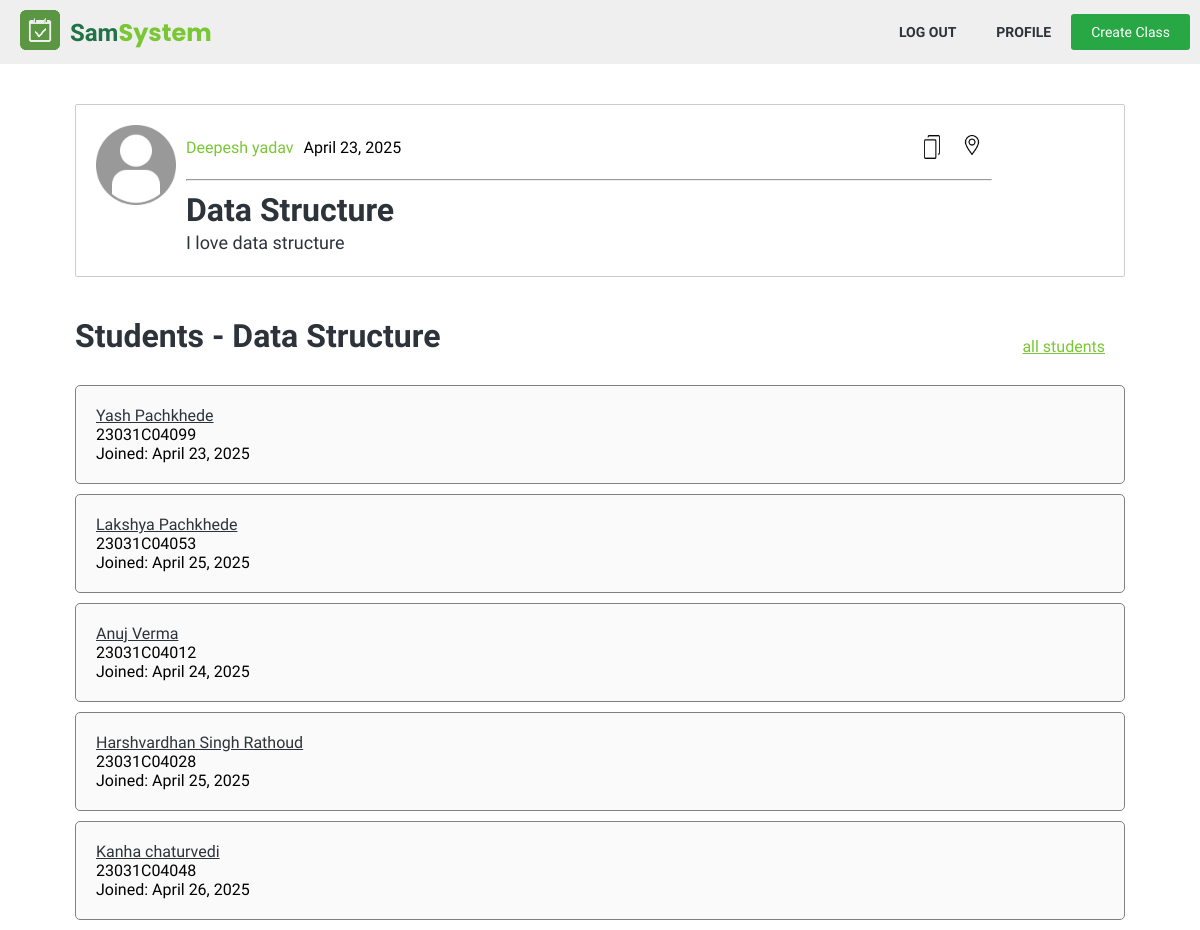
Page /class/class.php?id=3 (signed in) on the earlier database version.
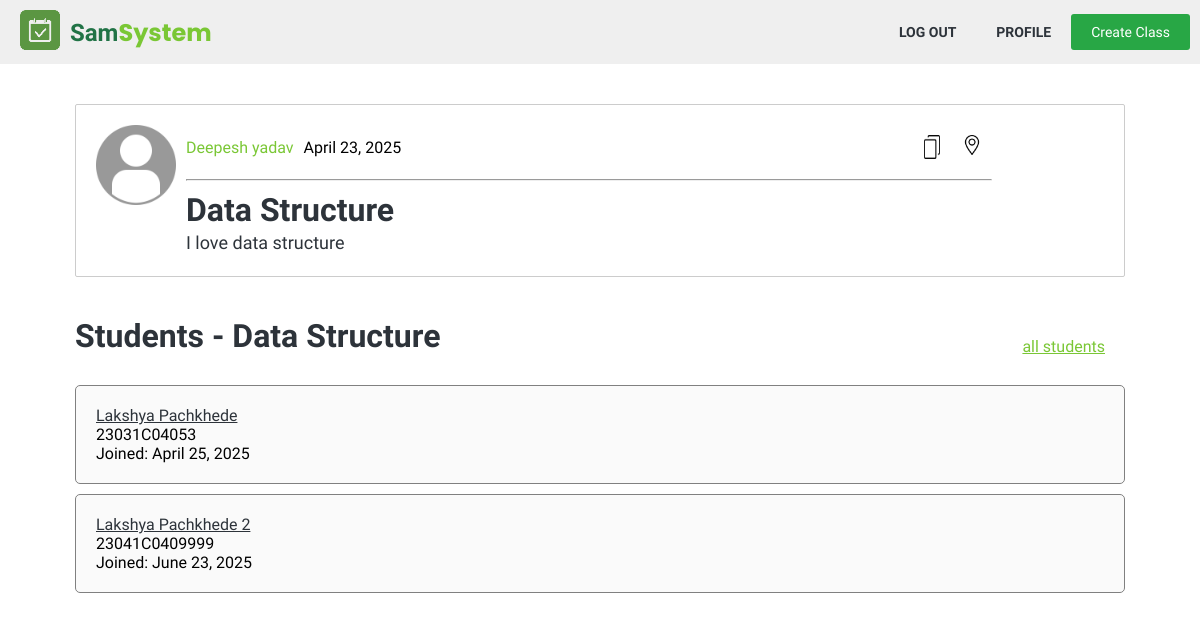
Same page on the later database version.
### tables this page shows
CREATE TABLE `class` (
  `id` int(11) NOT NULL,
  `name` varchar(100) DEFAULT NULL,
  `description` text DEFAULT NULL,
  `teacher_id` int(11) DEFAULT NULL,
  `date_created` datetime DEFAULT current_timestamp(),
  `branch` int(11) DEFAULT NULL,
  `longitude` decimal(10,5) DEFAULT NULL,
  `latitude` decimal(10,5) DEFAULT NULL,
  `open_session_id` int(11) DEFAULT NULL
);

CREATE TABLE `user` (
  `id` int(11) NOT NULL,
  `name` varchar(50) NOT NULL,
  `email` varchar(100) NOT NULL,
  `password` varchar(255) NOT NULL,
  `type` enum('student','teacher','admin') NOT NULL DEFAULT 'student',
  `approved` tinyint(1) NOT NULL DEFAULT 0,
  `date_created` date DEFAULT current_timestamp()
);

CREATE TABLE `attends` (
  `student_id` int(11) NOT NULL,
  `class_id` int(11) NOT NULL,
  `date_joined` datetime DEFAULT current_timestamp()
);

CREATE TABLE `student_profile` (
  `student_id` int(11) NOT NULL,
  `roll_no` varchar(15) NOT NULL,
  `branch` int(11) DEFAULT NULL,
  `bio` varchar(200) DEFAULT NULL
);

### session.php (called while the page is built, shortened)
<?php
function isLoggedInUser($id)
{
	return $_SESSION['user_id'] === $id;
}
?>

### utils.php (called while the page is built, shortened)
<?php
function getRecords($conn, $table, $parameter, $value){
	$stmt = $conn->prepare("SELECT * FROM $table WHERE $parameter = ?");
	$stmt->bind_param('i', $value);
	$stmt->execute();
	$result = $stmt->get_result();
	return $result;
}
function getFormattedDate($str){
	return (new DateTime($str))->format('F j, Y');
}
?>

### class/class.php (the view, shortened to what this page needs)
<?php
require '../db/db_connector.php';
require '../session.php';
require '../utils.php';
$class_id = $_GET['id'];
$stmt = $conn->prepare("SELECT name, description, teacher_id, branch, date_created FROM class WHERE id = ?");
$stmt->bind_param("i", $class_id);
$stmt->execute();
$result = $stmt->get_result();
$class_data = $result->fetch_assoc();
$teacher_id =  $class_data['teacher_id'];
$teacher_name = $conn->query("SELECT name from user WHERE id = $teacher_id")->fetch_assoc()['name'];
?>
<!DOCTYPE html>
<html lang="en">
<head>
	<link rel="stylesheet" href="../css/util.css">
	<link rel="stylesheet" href="../css/style.css">
</head>
<body>
	<?php require '..\components\nav_sm.php'; ?>
	<div class="container mt40">
		<div class="class">
			<div class="class-left">
				<img src="/attendence/img/user.jpg" alt="">
			</div>
			<div class="class-right  mw-80">
				<div class="d-f jc-sb  mb10 ai-c">
					<div class="d-f g-10 class-name-date">
						<a class = "link"href="/attendence/teacher/profile.php?id=<?=$teacher_id?>"><?= $teacher_name ?></a>
						<p> <?php echo (new DateTime($class_data["date_created"]))->format('F j, Y'); ?></p>
					</div>
					<?php if ($_SESSION['type'] == "teacher"):?>
						<div class="d-f">
							<img src="/attendence/img/copy.png"  class="icon" id="shareBtn"
							>
							<a href="select_class_location.php?class_id=<?=$class_id?>"><img src="/attendence/img/location.png"  class="icon"></a>
						</div>
					<?php else: ?>
						<a class="btn" href="/attendence/class/join_class.php?id=<?=$class_id?>">Join</a>
					<?php endif; ?>
				</div>
				<hr class="">
				<h1 class="text-dark mt10"><?= $class_data["name"] ?></h1>
				<p class="text"><?= $class_data["description"] ?></p>
			</div>
		</div>
		<div class="class-data mt40">
			<?php
			if (isLoggedInUser($teacher_id)){
				$result =getRecords($conn, "attends", "class_id", $class_id);
				if ($result->num_rows > 0){
					echo "<div class='d-fcc jc-sb short-col'><h1 class='mb20'>Students - " . $class_data['name'] . "</h1><a class='link td-u mr20' href='class_students.php?id=$class_id'>all students</a></div>";
				} else {
					echo "<h1 class='mb20'>No students in " . $class_data['name'] . "</h1>";
				}
				$count = 0;
				while (($row = $result->fetch_assoc() ) && $count < 5) {
					$count++;
					$user_id = $row['student_id'];
					$user_data = getRecords($conn, "user", "id", $user_id)->fetch_assoc();
					$user_profile_data = getRecords($conn, "student_profile", "student_id", $user_id)->fetch_assoc();
					echo"<div class='user-row'>
					<div class='user-row-left'>
					<a class='user-row-name td-u' href='/attendence/" . $user_data['type']. "/profile.php?id=". $user_data['id'] . "&action=view'>" . $user_data['name'] . "</a>
					<p>". $user_profile_data['roll_no'] ."</p>
					<p class='user-row-date'>Joined: ".  getFormattedDate($row['date_joined']). " </p>
					</div>
					<div class='user-row-right'>
					</div>
					</div>";
				}
			}
			?>
		</div>
	</div>
</body>
</html>

### components/nav_sm.php (shortened to what this page needs)
<nav class="nav-small nav-student d-fcc  jc-sb">
	<div class="nav-left d-fcc ml10">
		<a href="/attendence"><img src="/attendence/img/logo.png" alt="Logo" class="logo"></a>
		<p><span>Sam</span>System</p>
	</div>
	<div class="nav-right d-fcc mr-10">
		<ul class="nav-links-ul side-bar d-fcc ul-sn" id="side-bar">
			<li><a href="/attendence/auth/logout.php" class="nav-links">log out</a></li>
			<?php
			if ($_SESSION['type'] == "student") {
				echo" <li><a href='/attendence/student/profile.php?id=" . $_SESSION['user_id']. "&action=view' class='nav-links'>profile</a></li>";
			}
			else if ($_SESSION['type'] == "teacher") {
				echo" <li><a href='/attendence/teacher/profile.php?id=" .$_SESSION['user_id']. "&action=view' class='nav-links'>profile</a></li>";
				echo "<li><a href='/attendence/class/create_class.php' class='btn'>Create Class</a></li>";
			} else {
			}
			?>
		</ul>
	</div>
</nav>

### css/util.css (style rules this page uses)
:root { --color-primary: #217346; --color-primary-light: #7ac735; --color-accent: #ff9900; --color-background: #fafafa; --color-text-dark: #2d333a; --color-highlight: #FFF9C4; --color-info: #00bcfe; --color-info-dark: #0095c7; --color-light-blue: #eaf4ff; --color-green: #28a745; --color-red: #dc3545; --color-green-dark:#218838; --color-red-dark: #c82333; }
.d-fcc { display: flex; justify-content: center; align-items: center; }
.ul-sn { list-style: none; }
a { text-decoration: none; color:var(--color-text-dark) ; }
.ml10 { margin-left: 10px; }
.mb10 { margin-bottom: 10px !important; }
.mb20 { margin-bottom: 20px !important; }
.mt10 { margin-top: 10px !important; }
.mt40 { margin-top: 40px !important; }
.jc-sb { justify-content: space-between; }
.mr20 { margin-right: 20px !important; }
.btn { padding: 10px 20px; font-weight: normal; background: var(--color-green); border-radius: 3px; color: white; text-align: center; cursor: pointer; transition: all 0.5s ease-out; outline: none; border: none; font-size: 14px; }
.td-u { text-decoration: underline !important; }
.mw-80 { max-width: 80%; }
.text-dark { color: var(--color-text-dark); }
.d-f { display: flex; }
.g-10 { gap: 10px; }
.ai-c { align-items: center; }

### css/style.css (style rules this page uses)
* { margin: 0; padding: 0; font-family: "Quicksand", sans-serif; box-sizing: border-box; }
h1 { color: var(--color-text-dark); font-weight: 700; }
.link { color: var(--color-primary-light); text-decoration: none; }
.nav-left { gap: 10px; }
.nav-left img { width: 40px; }
.nav-left p { font-size: 1.5rem; font-weight: bold; color: var(--color-primary-light); font-family: "Poppins", sans-serif; }
.nav-left span { color: var(--color-primary); }
.nav-right { font-weight: 700; font-size: 14px; position: relative; }
.nav-links { margin: 0 20px; text-transform: uppercase; transition: color 0.3s ease; }
.user-row { display: flex; justify-content: space-between; align-items: center; background: var(--color-background); padding: 20px; border-radius: 5px; border: 1px solid grey; width: 100%; margin: 10px auto; }
.nav-small { background: #efefef; padding: 10px; width: 100%; position: sticky; top: 0; z-index: 10; }
.container { max-width: 1050px; margin: auto auto; }
.text-dark { color: var(--color-text-dark); font-weight: 700; }
.class { border: 1px solid #ccc; padding: 20px; border-radius: 2px; display: flex; justify-content: start; align-items: center; gap: 10px; }
.text { font-weight: 400; color: #2d333a; line-height: 1.4em; font-size: 18px; line-height: 27px; text-align: unset; }
.class-left { align-self: stretch; }
.class-left img { width: 80px; }
.class-right { display: flex; flex: 1; flex-direction: column; }
.icon { width: 40px; padding: 10px; }

Differences in the rows shown:
removed attends: student.name "Yash Pachkhede", student_profile.roll_no "23031C04099", date_joined "April 23, 2025"
removed attends: student.name "Anuj Verma", student_profile.roll_no "23031C04012", date_joined "April 24, 2025"
removed attends: student.name "Harshvardhan Singh Rathoud", student_profile.roll_no "23031C04028", date_joined "April 25, 2025"
removed attends: student.name "Kanha chaturvedi", student_profile.roll_no "23031C04048", date_joined "April 26, 2025"
added attends: student.name "Lakshya Pachkhede 2", student_profile.roll_no "23041C0409999", date_joined "June 23, 2025"
